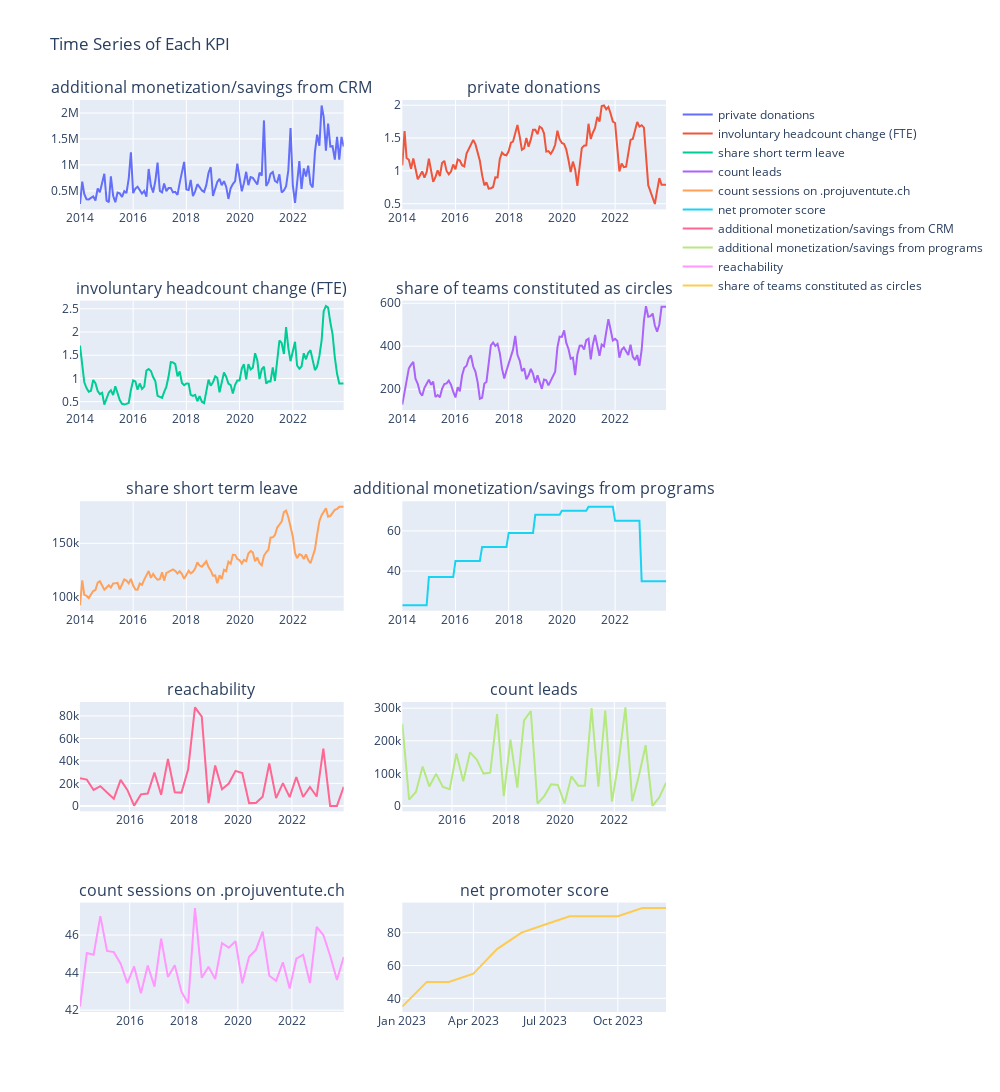

Notebook code cell kept with this figure:
### Code cell
# Creating subplots for the time series of each KPI 
kpis = dfAllYears.kpi.unique().tolist()
fig = make_subplots(rows=5, cols=2, subplot_titles=kpis, shared_xaxes=False)
kpis = dfUnique.kpi.tolist()

row = 1
col = 1
for kpi in kpis:
    dfKpi = dfAllYears[dfAllYears['kpi'] == kpi]
    trace = go.Scatter(x=dfKpi['date'], y=dfKpi['value'], name=kpi, mode='lines')
    fig.add_trace(trace, row=row, col=col)
    col += 1
    if col > 2:
        col = 1
        row += 1

fig.update_layout(height=1200, width=1000, title_text='Time Series of Each KPI')
fig.show()
